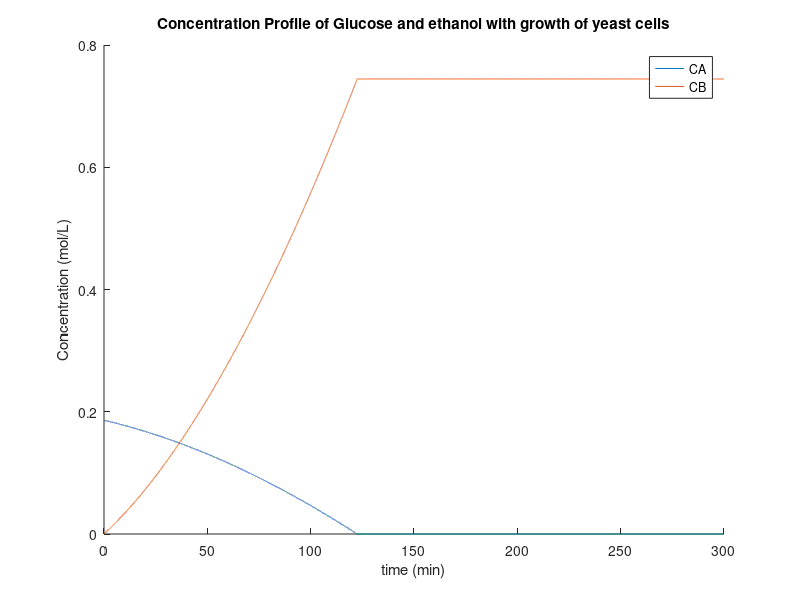

The MATLAB script that drew this image:
function project_part2
N_points=50000;
CA_t0=0.186;%CA0=mol/L initial conc. of sugar
CB_t0=0; %CB0=mol/L initial conc. of ethanol
CC_t0=46.18; %CC0=g/L initial conc. of yeast 

trange = [0 300];%unit of minutes
dt = (trange(2)-trange(1))/N_points; %dt in Euler method, in minutes
CA=zeros(N_points,1);
CB=zeros(N_points,1);
CC=zeros(N_points,1);
t=zeros(N_points,1); %minutes
%Set initial conditions
CA(1,1)=CA_t0; %mol/L
CB(1,1)=CB_t0; %mol/L
CC(1,1)=CC_t0; %g/L

for i=1:N_points
    if CA(i,1)>0
        t(i+1,1)=t(i,1)+dt;
        C=[CA(i,1);CB(i,1);CC(i,1)];
        dCdt=diff_eqs(C);
        CA(i+1,1)=CA(i,1)+dCdt(1,1)*dt;
        CB(i+1,1)=CB(i,1)+dCdt(2,1)*dt;
        CC(i+1,1)=CC(i,1)+dCdt(3,1)*dt;
    else
        t(i+1,1)=t(i,1)+dt;
        CA(i,1)=0;
        C=[CA(i,1);CB(i,1);CC(i,1)];
        dCdt=diff_eqs(C);
        CA(i+1,1)=CA(i,1);
        CB(i+1,1)=CB(i,1);
        CC(i+1,1)=CC(i,1)+dCdt(3,1)*dt;
    end
end

figure
hold on
plot(t(:,1),CA(:,1))
plot(t(:,1),CB(:,1))
%plot(t(:,1),CC(:,1))
%title('Concentration Profile of Glucose and ethanol with constant number of yeast cells')
title('Concentration Profile of Glucose and ethanol with growth of yeast cells')
%title('Concentration Profile of yeast cells')
xlabel('time (min)')
ylabel('Concentration (mol/L)')
%ylabel('Concentration of yeast(g/L)')
legend('CA','CB')
%legend('CC')
hold off
end 

function output=diff_eqs(C)
CA=C(1,1);
CB=C(2,1);
CC=C(3,1);
%Define constants
beta=0.5;
gamma=0.95;
u=0.6;
k=0.000782;%mol glucose/(L*min)
n=0;
%If the number of yeast cells is constant
%diff_eq_A=-k*CA^n;
%diff_eq_B=4*k*CA^n;

%If the number of yeast cells is growing
%46.18g/L is the initial concentration of yeast
%0.186 mol/L is the inital concentration of glucose
turnover=-k*0.186^n/46.18;%[mol Glucose/(g yeast * min)]

diff_eq_A=turnover*CC;
diff_eq_B=-4*turnover*CC;
%Concentration of ethanol(CB) must be the same unit of CC: g/L
%Molar mass of ethanol is 46.07 g/mol
diff_eq_C=beta*CC/(1+gamma*CB*46.07+u*CC);

output=[diff_eq_A;diff_eq_B;diff_eq_C];
end

